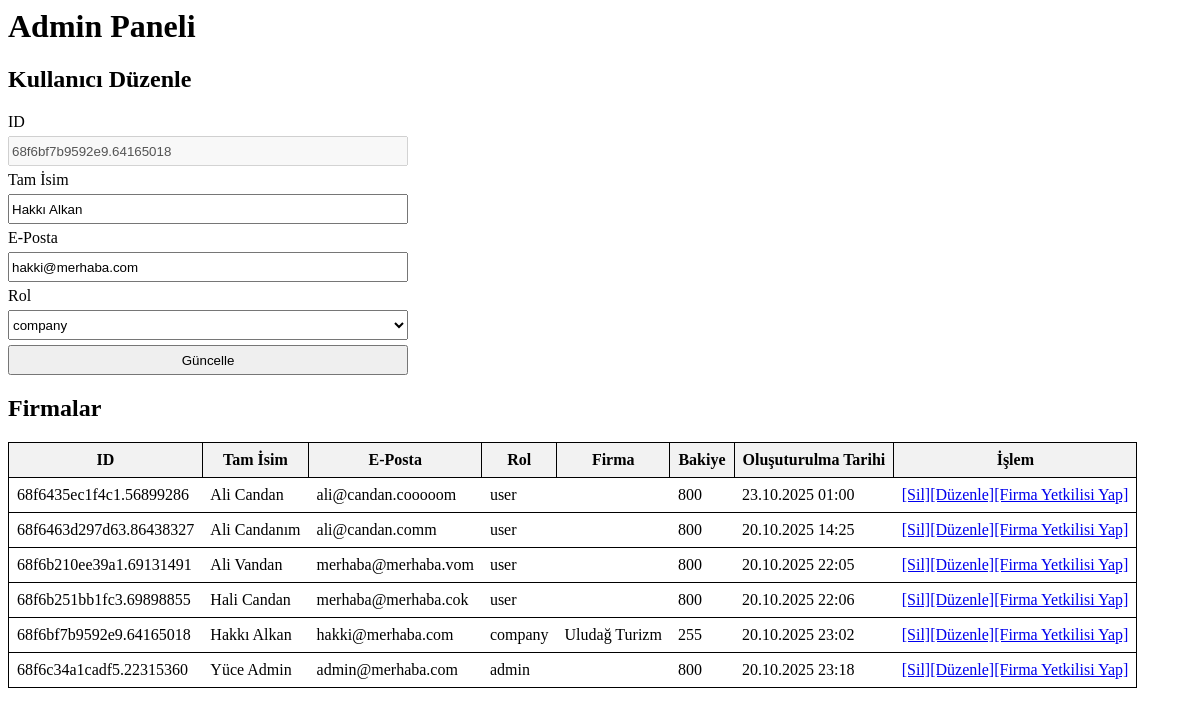
Screenshot of /templates/admin/adminpanel.php?action=kullanici-duzenle&kullanici-id=68f6bf7b9592e9.64165018 with the database file from the repository.
### tables this page shows
CREATE TABLE User (
            id TEXT PRIMARY KEY NOT NULL,
            full_name TEXT NOT NULL,
            email TEXT UNIQUE NOT NULL,
            role TEXT NOT NULL,
            password TEXT NOT NULL,
            company_id TEXT,
            balance INTEGER NOT NULL DEFAULT 800,
            created_at TEXT NOT NULL DEFAULT CURRENT_TIMESTAMP,
            FOREIGN KEY (company_id) REFERENCES Bus_Company(id)
        );

CREATE TABLE Bus_Company (
            id TEXT PRIMARY KEY NOT NULL,
            name TEXT UNIQUE NOT NULL,
            logo_path TEXT,
            created_at TEXT NOT NULL DEFAULT CURRENT_TIMESTAMP
        );

### classes/Database.php (called while the page is built, shortened)
<?php
class Database {
    public function __construct()
    {
        $this->db = new SQLite3(__DIR__ . '/../database/database.db');
    }
}
?>

### classes/User.php (called while the page is built, shortened)
<?php
require_once __DIR__ . "/Database.php";
class User2 {
    private ?string $id;
    private ?string $full_name;
    private ?string $email;
    private ?string $role;
    private ?string $companyId;
    private ?int $balance;
    private ?DateTimeImmutable $created_at;
    public function __construct(
        ?string $id,
        ?string $full_name,
        ?string $email,
        ?Role $role,
        ?string $password,
        ?string $companyId,
        ?int $balance,
        ?DateTimeImmutable $created_at
    ) {
        $this->id = $id;
        $this->full_name = $full_name;
        $this->email = $email;
        $this->role = $role->value;
        $this->companyId = $companyId;
        $this->balance = $balance;
        $this->created_at = $created_at ?? new DateTimeImmutable();
    }
    public function getId(): ?string {
        return $this->id;
    }
    public function getFullName(): string {
        return $this->full_name;
    }
    public function getEmail(): string {
        return $this->email;
    }
    public function getRole(): string {
        return $this->role;
    }
    public function getBalance(): int {
        return $this->balance;
    }
    public function getCreatedAt(): ?DateTimeImmutable {
        return $this->created_at;
    }
    public function getCompanyId(): ?string {
        return $this->companyId;
    }
}
class UserRepository {
    private SQLite3 $db;
    public function __construct() {
        $this->db = new Database()->db;
    }
    private function hydrateUser(array $row): User2 {
        $createdAt = new DateTimeImmutable($row['created_at']);
        return new User2(
            $row['id'],
            $row['full_name'],
            $row['email'],
            Role::from($row['role']),
            $row['password'],
            $row['company_id'],
            $row['balance'],
            $createdAt,
        );
    }
    public function findById(string $id): ?User2 {
        $stmt = $this->db->prepare("SELECT * FROM User WHERE id = :id");
        $stmt->bindValue(":id", $id, SQLITE3_TEXT);
        $result = $stmt->execute();
        $row = $result->fetchArray(SQLITE3_ASSOC);
        return $row ? $this->hydrateUser($row) : null;
    }
    public function findAll(): array {
        $result = $this->db->query("SELECT * FROM User");
        $users = [];
        while ($row = $result->fetchArray(SQLITE3_ASSOC)) {
            $users[] = $this->hydrateUser($row);
        }
        return $users;
    }
}
?>

### classes/Company.php (called while the page is built, shortened)
<?php
class Company{
    private ?string $name;
    public function __construct(?string $name=null, ?string $id=null)
    {
        $this->name=$name;
    }
    public function getName():?string{
        return $this->name;
    }
}
class CompanyRepository{
    private SQLite3 $db;
    public function __construct()
    {
        $this->db = new Database()->db;
    }
    public function findById(?string $id): ?Company
    {
        if(empty($id)){
            return new Company();
        }
        $stmt = $this->db->prepare("SELECT * FROM Bus_Company WHERE id = :id");
        $stmt->bindValue(":id", $id);
        $result = $stmt->execute();
        $row = $result->fetchArray(SQLITE3_ASSOC);
        return new Company($row['name'], $row['id']);
    }
}
?>

### templates/admin/adminpanel.php (the view, shortened to what this page needs)
<?php
require_once __DIR__ . "/../../classes/Company.php";
$get_action = $_GET["action"] ?? false;
$userRepo = new UserRepository();
$companyRepo = new CompanyRepository();
?>
<html>
    <link rel="stylesheet" href="/assets/css/style.css">
    <body>
        <h1>Admin Paneli</h1>
        <?php if($get_action == "kullanici-duzenle"){ ?>
        <?php $kullanici = $userRepo->findById($_GET["kullanici-id"]);?>
        <div>
            <h2>Kullanıcı Düzenle</h2>
            <form action="" method="post">
                <div class="form-wrapper">
                    <label for="kullanici-id">ID</label>
                    <input type="text" value="<?php print_r($kullanici->getId()) ?>" disabled>
                    <input type="hidden" name="kullanici-id" value="<?php print_r($kullanici->getId()) ?>">
                    <label for="kullanici-isim">Tam İsim</label>
                    <input type="text" name="kullanici-isim" value="<?php print_r($kullanici->getFullName()) ?>">
                    <label for="kullanici-eposta">E-Posta</label>
                    <input type="email" name="kullanici-eposta" value="<?php print_r($kullanici->getEmail()) ?>">
                    <label for="kullanici-rol">Rol</label>
                    <select name="kullanici-rol">
                        <?php
                            $selected = "";
                            foreach(Role::cases() as $rol){
                                if($rol->value == $kullanici->getRole()){$selected = "selected";}
                                else{$selected = "";}
                                echo "<option value='{$rol->value}' {$selected}>{$rol->value}</option>";
                            }
                        ?>
                    </select>
                    <input type="submit" value="Güncelle">
                </div>
            </form>
        </div>
        <?php } ?>
        <div>
            <h2>Firmalar</h2>
            <div class="table-wrapper" >
                <?php
                echo "<table>";
                echo "<thead>";
                echo "<tr>";
                echo "<th>ID</th>";
                echo "<th>Tam İsim</th>";
                echo "<th>E-Posta</th>";
                echo "<th>Rol</th>";
                echo "<th>Firma</th>";
                echo "<th>Bakiye</th>";
                echo "<th>Oluşuturulma Tarihi</th>";
                echo "<th>İşlem</th>";
                echo "</tr>";
                echo "</thead>";
                echo "<tbody>";
                foreach($userRepo->findAll() as $row){
                    $id = urlencode($row->getId());
                    echo "<tr>";
                    echo "<td>" . $row->getId() . "</td>";
                    echo "<td>" . $row->getFullName() . "</td>";
                    echo "<td>" . $row->getEmail() . "</td>";
                    echo "<td>" . $row->getRole() . "</td>";
                    echo "<td>" . $companyRepo->findById($row->getCompanyId())->getName() . "</td>";
                    echo "<td>" . $row->getBalance() . "</td>";
                    echo "<td>" . $row->getCreatedAt()->format('d.m.Y H:i') . "</td>";
                    echo "<td>";
                    echo "<a href='?action=kullanici-sil&kullanici-id={$id}'>[Sil]</a>";
                    echo "<a href='?action=kullanici-duzenle&kullanici-id={$id}'>[Düzenle]</a>";
                    echo "<a href='?action=firma-admini-yetkilendir&kullanici-id={$id}'>[Firma Yetkilisi Yap]</a>";
                    echo "</td>";
                    echo "</tr>";
                }
                echo "</tbody>";
                echo "</table>";
                ?>
            </div>
        </div>
    </body>
</html>

### assets/css/style.css (style rules this page uses)
.form-wrapper { display: flex; flex-direction: column; gap: 5px; max-width: 400px; }
.table-wrapper table { border: 1px solid; border-collapse: collapse; }
.table-wrapper th { border: 1px solid; padding: 8px; background-color: #f2f2f2; }
.table-wrapper td { padding: 8px; border: solid; border-width: 1px 0 1px 0; }
input, select { height: 30px; }

### rows the page displays
user: id "68f6435ec1f4c1.56899286", full_name "Ali Candan", email "ali@candan.cooooom", role "user", balance "800", format "23.10.2025 01:00"
user: id "68f6463d297d63.86438327", full_name "Ali Candanım", email "ali@candan.comm", role "user", balance "800", format "20.10.2025 14:25"
user: id "68f6b210ee39a1.69131491", full_name "Ali Vandan", email "merhaba@merhaba.vom", role "user", balance "800", format "20.10.2025 22:05"
user: id "68f6b251bb1fc3.69898855", full_name "Hali Candan", email "merhaba@merhaba.cok", role "user", balance "800", format "20.10.2025 22:06"
user: id "68f6bf7b9592e9.64165018", full_name "Hakkı Alkan", email "hakki@merhaba.com", role "company", company.name "Uludağ Turizm", balance "255", format "20.10.2025 23:02"
user: id "68f6c34a1cadf5.22315360", full_name "Yüce Admin", email "admin@merhaba.com", role "admin", balance "800", format "20.10.2025 23:18"

### other values shown
form field kullanici-rol "company"
